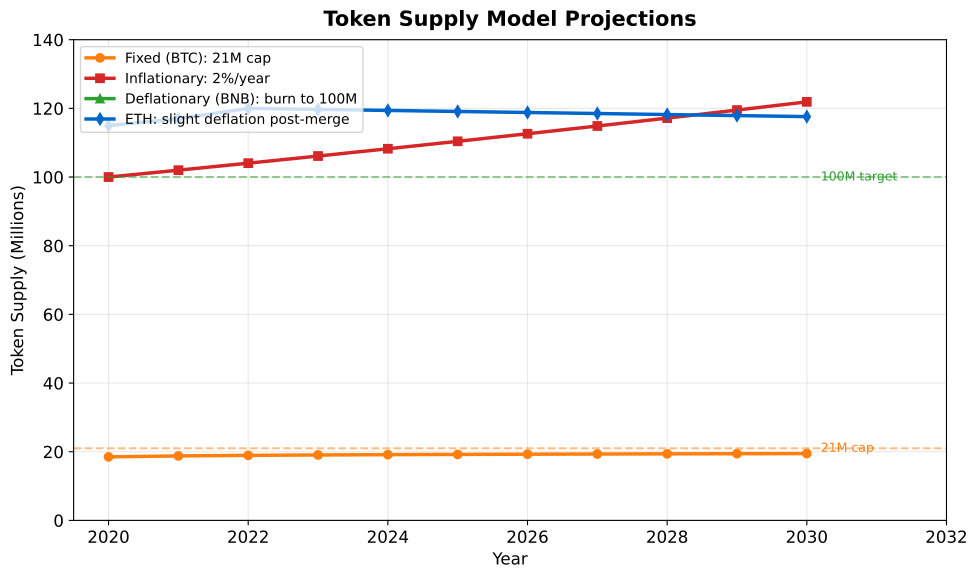

Write the Python code that produced this figure.
"""
Supply Models Comparison
Comparing fixed, inflationary, and deflationary supply models
"""

import matplotlib.pyplot as plt
import numpy as np
from pathlib import Path

CHART_METADATA = {
    'title': 'Supply Models Comparison',
    'url': 'https://github.com/Digital-AI-Finance/Blockchain_Crypto/tree/main/Module_D_Tokenomics/L29_Token_Economics/charts/03_supply_models'
}

plt.rcParams.update({
    'font.size': 14,
    'axes.labelsize': 14,
    'axes.titlesize': 16,
    'xtick.labelsize': 12,
    'ytick.labelsize': 12,
    'legend.fontsize': 12,
    'figure.figsize': (10, 6),
    'figure.dpi': 150
})

MLPURPLE = '#3333B2'
MLBLUE = '#0066CC'
MLORANGE = '#FF7F0E'
MLGREEN = '#2CA02C'
MLRED = '#D62728'

fig, ax = plt.subplots(figsize=(10, 6))

# Years projection
years = np.arange(2020, 2031)

# Bitcoin fixed supply model (approaching 21M)
btc_supply = 18.5 + 0.4 * np.log1p(years - 2020)  # Millions
btc_supply = np.minimum(btc_supply, 21)

# Inflationary model (constant growth)
inflationary = 100 * (1.02 ** (years - 2020))  # 2% annual inflation

# Deflationary model (BNB-like burns)
deflationary = 200 - 5.5 * (years - 2020)  # Burns toward 100M target
deflationary = np.maximum(deflationary, 100)

# ETH post-merge (near-zero to slightly deflationary)
eth_supply = 120 - 0.3 * (years - 2022)  # Millions, slight deflation
eth_supply[:2] = [115, 117]  # Pre-merge

ax.plot(years, btc_supply, 'o-', color=MLORANGE, linewidth=2.5, markersize=6, label='Fixed (BTC): 21M cap')
ax.plot(years, inflationary, 's-', color=MLRED, linewidth=2.5, markersize=6, label='Inflationary: 2%/year')
ax.plot(years, deflationary, '^-', color=MLGREEN, linewidth=2.5, markersize=6, label='Deflationary (BNB): burn to 100M')
ax.plot(years, eth_supply, 'd-', color=MLBLUE, linewidth=2.5, markersize=6, label='ETH: slight deflation post-merge')

# Add annotations
ax.axhline(y=21, color=MLORANGE, linestyle='--', alpha=0.5)
ax.text(2030.2, 21, '21M cap', fontsize=14, va='center', color=MLORANGE)

ax.axhline(y=100, color=MLGREEN, linestyle='--', alpha=0.5)
ax.text(2030.2, 100, '100M target', fontsize=14, va='center', color=MLGREEN)

ax.set_xlabel('Year', fontsize=15)
ax.set_ylabel('Token Supply (Millions)', fontsize=15)
ax.set_xlim(2019.5, 2032)
ax.set_ylim(0, 140)

ax.legend(loc='upper left', fontsize=14)
ax.grid(True, alpha=0.3)

ax.set_title('Token Supply Model Projections', fontweight='bold', fontsize=15, pad=10)
plt.tight_layout()

output_path = Path(__file__).parent / 'chart.pdf'
plt.savefig(output_path, bbox_inches='tight', dpi=300)
print(f"Chart saved to: {output_path.absolute()}")
plt.close()
